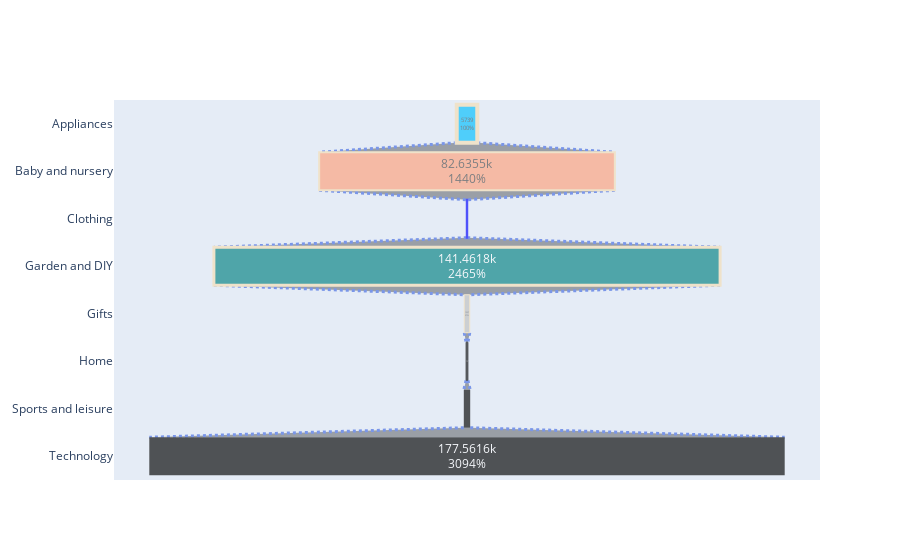

Source (notebook cell):
### Code cell
from plotly import graph_objects as go

fig = go.Figure(go.Funnel(
    y = df_groupCatProd2['Category'],
    x = df_groupCatProd2['Product Price'],
    textposition = "inside",
    textinfo = "value+percent initial",
    opacity = 0.65, marker = {"color": ["deepskyblue", "lightsalmon", "tan", "teal", "silver"],
    "line": {"width": [4, 2, 2, 3, 1, 1], "color": ["wheat", "wheat", "blue", "wheat", "wheat"]}},
    connector = {"line": {"color": "royalblue", "dash": "dot", "width": 3}})
    )

fig.show()

### Figure 1 — Plotly figure (JSON) as saved in the notebook; plotly's stock layout.template omitted (floating-point values rounded to 4 significant figures)
{"data": [{"connector": {"line": {"color": "royalblue", "dash": "dot", "width": 3}}, "marker": {"color": ["deepskyblue", "lightsalmon", "tan", "teal", "silver"], "line": {"color": ["wheat", "wheat", "blue", "wheat", "wheat"], "width": [4, 2, 2, 3, 1, 1]}}, "opacity": 0.65, "textinfo": "value+percent initial", "textposition": "inside", "type": "funnel", "x": [5739, 82640.0, 130, 141500.0, 1527, 507, 1791.0, 177600.0], "y": ["Appliances", "Baby and nursery", "Clothing", "Garden and DIY", "Gifts", "Home", "Sports and leisure", "Technology"]}], "layout": {}}
